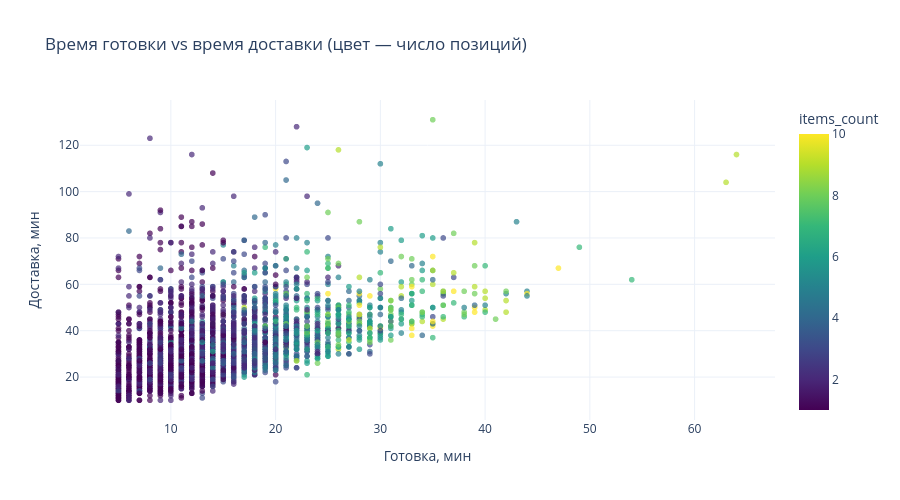

The code cell stored with this chart in its notebook:
### Markdown cell above
Заметен увеличивающийся разброс точек по мере увеличения расстояния доставки - "хвост кометы"

### Code cell
fig = px.scatter(sample, x='restaurant_preparation_time_minutes', y='actual_delivery_time_minutes',
                 color='items_count', color_continuous_scale='Viridis', opacity=0.7,
                 template='plotly_white', height=500,
                 title='Время готовки vs время доставки (цвет — число позиций)',
                 labels={'restaurant_preparation_time_minutes': 'Готовка, мин',
                         'actual_delivery_time_minutes': 'Доставка, мин'})
fig.show()

### Figure 1 — Plotly figure (JSON) as saved in the notebook; plotly's stock layout.template omitted (floating-point values rounded to 4 significant figures; data arrays with more than 128 entries replaced by an {"elided": "..."} marker saying what was removed)
{"data": [{"hovertemplate": "Готовка, мин=%{x}<br>Доставка, мин=%{y}<br>items_count=%{marker.color}<extra></extra>", "legendgroup": "", "marker": {"color": {"elided": "3000 int values"}, "coloraxis": "coloraxis", "opacity": 0.7, "symbol": "circle"}, "mode": "markers", "name": "", "showlegend": false, "type": "scattergl", "x": {"elided": "3000 int values"}, "xaxis": "x", "y": {"elided": "3000 float values"}, "yaxis": "y"}], "layout": {"coloraxis": {"colorbar": {"title": {"text": "items_count"}}, "colorscale": [[0, "#440154"], [0.1111, "#482878"], [0.2222, "#3e4989"], [0.3333, "#31688e"], [0.4444, "#26828e"], [0.5556, "#1f9e89"], [0.6667, "#35b779"], [0.7778, "#6ece58"], [0.8889, "#b5de2b"], [1, "#fde725"]]}, "height": 500, "legend": {"tracegroupgap": 0}, "title": {"text": "Время готовки vs время доставки (цвет — число позиций)"}, "xaxis": {"anchor": "y", "domain": [0, 1], "title": {"text": "Готовка, мин"}}, "yaxis": {"anchor": "x", "domain": [0, 1], "title": {"text": "Доставка, мин"}}}}
